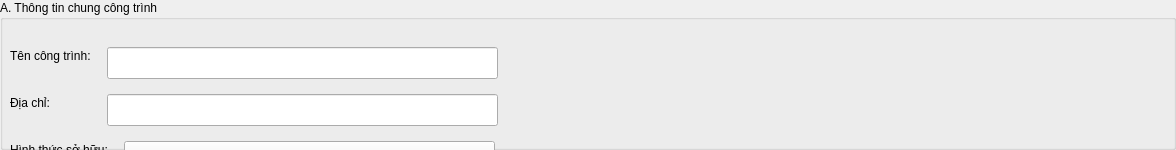
            <widget class="QGroupBox" name="ks_gb_A">
             <property name="title">
              <string>A. Thông tin chung công trình</string>
             </property>
             <widget class="QLabel" name="ks_lbl_ten_ct">
              <property name="geometry">
               <rect>
                <x>10</x>
                <y>47</y>
                <width>86</width>
                <height>17</height>
               </rect>
              </property>
              <property name="text">
               <string>Tên công trình:</string>
              </property>
             </widget>
             <widget class="QLineEdit" name="ks_ten_cong_trinh">
              <property name="geometry">
               <rect>
                <x>107</x>
                <y>47</y>
                <width>391</width>
                <height>32</height>
               </rect>
              </property>
             </widget>
             <widget class="QLabel" name="ks_lbl_dia_chi">
              <property name="geometry">
               <rect>
                <x>10</x>
                <y>94</y>
                <width>42</width>
                <height>17</height>
               </rect>
              </property>
              <property name="text">
               <string>Địa chỉ:</string>
              </property>
             </widget>
             <widget class="QLineEdit" name="ks_dia_chi">
              <property name="geometry">
               <rect>
                <x>107</x>
                <y>94</y>
                <width>391</width>
                <height>32</height>
               </rect>
              </property>
             </widget>
             <widget class="QLabel" name="ks_lbl_so_huu">
              <property name="geometry">
               <rect>
                <x>10</x>
                <y>141</y>
                <width>102</width>
                <height>17</height>
               </rect>
              </property>
              <property name="text">
               <string>Hình thức sở hữu:</string>
              </property>
             </widget>
             <widget class="QComboBox" name="ks_hinh_thuc_so_huu">
              <property name="geometry">
               <rect>
                <x>124</x>
                <y>141</y>
                <width>371</width>
                <height>32</height>
               </rect>
              </property>
             </widget>
             <widget class="QLabel" name="ks_lbl_trang_thai">
              <property name="geometry">
               <rect>
                <x>10</x>
                <y>188</y>
                <width>61</width>
                <height>17</height>
               </rect>
              </property>
              <property name="text">
               <string>Trạng thái:</string>
              </property>
             </widget>
             <widget class="QComboBox" name="ks_trang_thai">
              <property name="geometry">
               <rect>
                <x>124</x>
                <y>188</y>
                <width>371</width>
                <height>32</height>
               </rect>
              </property>
             </widget>
             <widget class="QCheckBox" name="ks_ct_doc_lap">
              <property name="geometry">
               <rect>
                <x>10</x>
                <y>235</y>
                <width>380</width>
                <height>17</height>
               </rect>
              </property>
              <property name="text">
               <string>Công trình ĐỘC LẬP (bỏ chọn = một phần của công trình lớn)</string>
              </property>
              <property name="checked">
               <bool>true</bool>
              </property>
             </widget>
             <property name="geometry">
              <rect>
               <x>12</x>
               <y>12</y>
               <width>1176</width>
               <height>150</height>
              </rect>
             </property>
            </widget>
